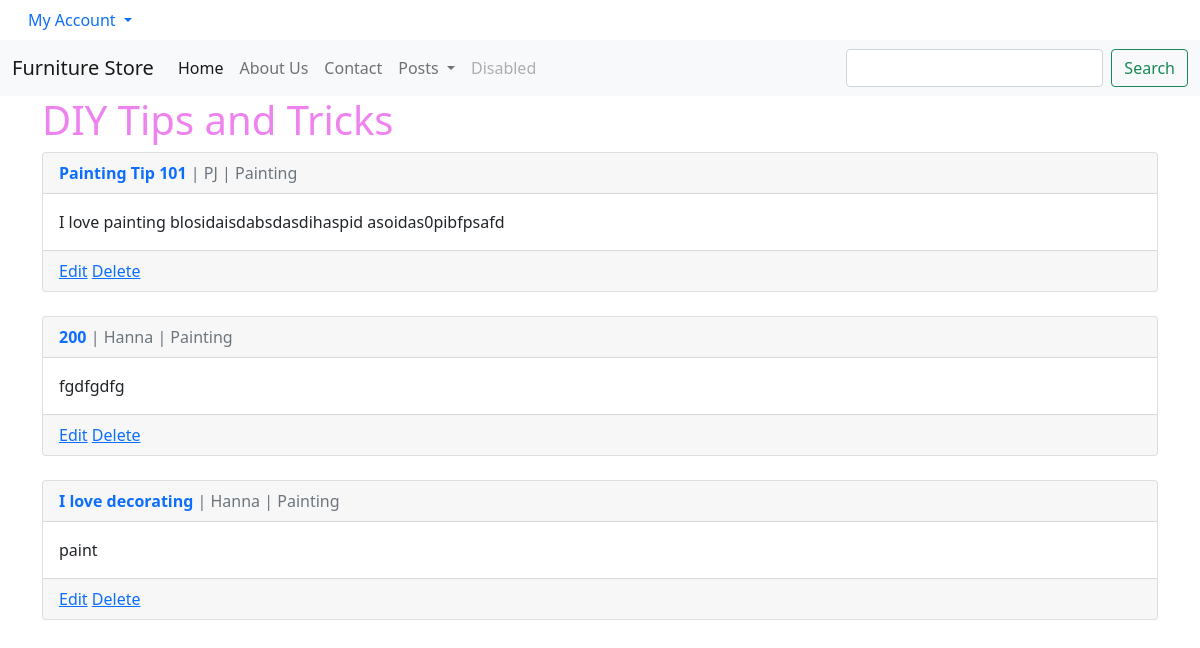
Screenshot of /posts/ (signed in) with the database file from the repository.
### posts/models.py (models this page shows, shortened)
class Post(models.Model):
    id = models.UUIDField(primary_key=True,
                          default=uuid.uuid4,
                          editable=False)
    title = models.CharField(max_length=200)
    author = models.ForeignKey(
        'accounts.CustomUser',
        on_delete=models.CASCADE,
    )
    body = models.TextField()
    category = models.ManyToManyField(Category)

class Category(models.Model):
    id = models.UUIDField(primary_key=True,
                          default=uuid.uuid4,
                          editable=False)
    name = models.CharField(max_length=50)
    description = models.TextField()
    def __str__(self):
        return self.name

### accounts/models.py (models this page shows)
class CustomUser(AbstractUser):
    id = models.UUIDField(primary_key=True,
                          default=uuid.uuid4,
                          editable=False)
    age = models.PositiveBigIntegerField(null=True, blank=True)

### posts/views.py (the view)
# urls.py: path('', PostPageView.as_view(), name='posts'),
class PostPageView(LoginRequiredMixin, ListView):
    model = Post
    template_name = 'posts.html'
    context_object_name = "all_posts_list"

### accounts/models.py (called while the page is built)
    def get_absolute_url(self):
        return reverse("show_profile", args=[str(self.id)])

### posts/templates/posts.html (shortened to what this page needs)
{% extends 'base.html' %}
{% block content %}
<h1>DIY Tips and Tricks</h1>
    {% for post in all_posts_list %}
    <div class="card">
        <div class="card-header">
            <a class="text-decoration-none fw-bold" href={% url 'post_detail' post.pk %}>{{post.title}}</a>
            <span class="text-muted"> | {{post.author}} | {% for category in post.category.all %}{{ category }} {% endfor %}</span>
        </div>
        <div class="card-body">
            {{ post.body }}
        </div>
        <div class="card-footer  text-muted">
            <a href="{% url 'post_edit' post.pk %}">Edit</a>
            <a href="{% url 'post_delete' post.pk %}">Delete</a>
        </div>
    </div>
    <br/>
    {% endfor %}
{% endblock content %}

### static/css/base.css (style rules this page uses)
h1, a, header { color: violet; }
body { font-family: 'Source Sans Pro', sans-serif; font-size: 18px; }

### rows the page displays
Post: title "Painting Tip 101", author "PJ", body "I love painting blosidaisdabsdasdihaspid asoidas0pibfpsafd"
Category: name "Painting"
Post: title "200", author "Hanna", body "fgdfgdfg"
Post: title "I love decorating", author "Hanna", body "paint"
